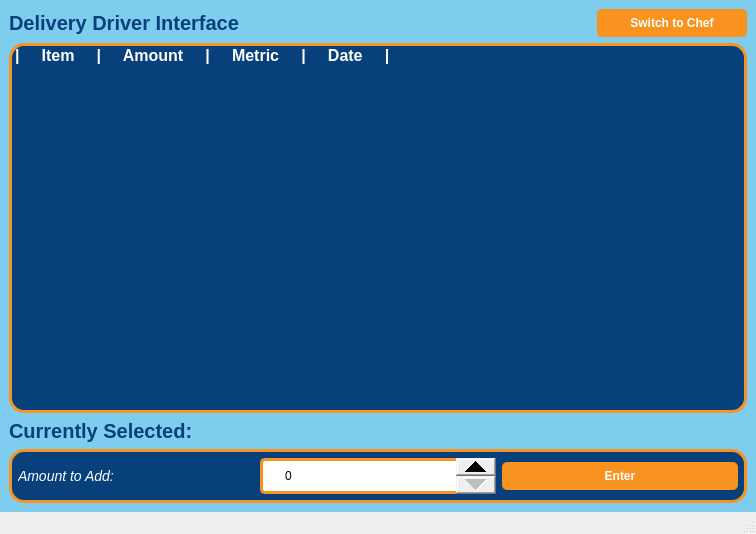
<?xml version="1.0" encoding="UTF-8"?>
<ui version="4.0">
 <class>DDWindow</class>
 <widget class="QMainWindow" name="DDWindow">
  <property name="geometry">
   <rect>
    <x>0</x>
    <y>0</y>
    <width>756</width>
    <height>534</height>
   </rect>
  </property>
  <property name="windowTitle">
   <string>MainWindow</string>
  </property>
  <property name="styleSheet">
   <string notr="true">#centralwidget {
	background-color: #7fcdee;
}

QLabel {
	color: #ffffff;
}

QSpinBox {
	border: 2.5px solid #f7931e;
	border-radius: 5px;
	padding: 7px 20px;
}

QSpinBox::up-button {
	subcontrol-origin: border;
	subcontrol-position: top right;
	width: 40px;
	height: 18px;
}

QSpinBox::down-button {
	subcontrol-origin: border;
	subcontrol-position: bottom right;
	width: 40px;
	height: 18px;
}

QPushButton {
	color: #ffffff;
	font-weight: bold;
	background-color: #f7931e;
	border-radius: 5px;
	padding: 7px 20px;
}


QPushButton::hover {
	color:  #f7931e;
	font-weight: bold;
	background-color: #ffffff;
}

#DDLabel {
	color: #07407b;
	font-weight: bold;
	font-size: 20px;
}

#FoodStockList {
	font-size: 16px;
	background-color: #07407b;
	border: 2.5px solid #f7931e;
	border-radius: 15px;
}

#FoodStockList::item {
	color: #ffffff;
}

#FoodStockList::item::selected {
	color: #f7931e;
}

#SelectedLabel {
	color: #07407b;
	font-weight: bold;
	font-size: 20px;
}

#EditBox {
	background-color: #07407b;
	border: 2.5px solid #f7931e;
	border-radius: 15px;
}

#AddLabel {
	font-size: 14px;
	font-style: italic;
}</string>
  </property>
  <widget class="QWidget" name="centralwidget">
   <layout class="QVBoxLayout" name="verticalLayout_2">
    <item>
     <layout class="QHBoxLayout" name="Top">
      <item>
       <widget class="QLabel" name="DDLabel">
        <property name="text">
         <string>Delivery Driver Interface</string>
        </property>
       </widget>
      </item>
      <item>
       <widget class="QPushButton" name="ChefSwitchButton">
        <property name="maximumSize">
         <size>
          <width>150</width>
          <height>16777215</height>
         </size>
        </property>
        <property name="text">
         <string>Switch to Chef</string>
        </property>
       </widget>
      </item>
     </layout>
    </item>
    <item>
     <layout class="QHBoxLayout" name="Middle">
      <item>
       <widget class="QListWidget" name="FoodStockList">
        <item>
         <property name="text">
          <string>|     Item     |     Amount     |     Metric     |     Date     |</string>
         </property>
         <property name="font">
          <font>
           <bold>true</bold>
          </font>
         </property>
         <property name="flags">
          <set>ItemIsDragEnabled|ItemIsUserCheckable|ItemIsEnabled</set>
         </property>
        </item>
       </widget>
      </item>
     </layout>
    </item>
    <item>
     <widget class="QLabel" name="SelectedLabel">
      <property name="text">
       <string>Currently Selected: </string>
      </property>
     </widget>
    </item>
    <item>
     <widget class="QWidget" name="EditBox" native="true">
      <layout class="QVBoxLayout" name="verticalLayout_3">
       <item>
        <layout class="QVBoxLayout" name="verticalLayout">
         <item>
          <layout class="QHBoxLayout" name="horizontalLayout_3">
           <item>
            <widget class="QLabel" name="AddLabel">
             <property name="text">
              <string>Amount to Add:</string>
             </property>
            </widget>
           </item>
           <item>
            <widget class="QSpinBox" name="AddSpinBox"/>
           </item>
           <item>
            <widget class="QPushButton" name="AddButton">
             <property name="text">
              <string>Enter</string>
             </property>
            </widget>
           </item>
          </layout>
         </item>
        </layout>
       </item>
      </layout>
     </widget>
    </item>
   </layout>
  </widget>
  <widget class="QMenuBar" name="menubar">
   <property name="geometry">
    <rect>
     <x>0</x>
     <y>0</y>
     <width>756</width>
     <height>21</height>
    </rect>
   </property>
  </widget>
  <widget class="QStatusBar" name="statusbar"/>
 </widget>
 <resources/>
 <connections/>
</ui>
